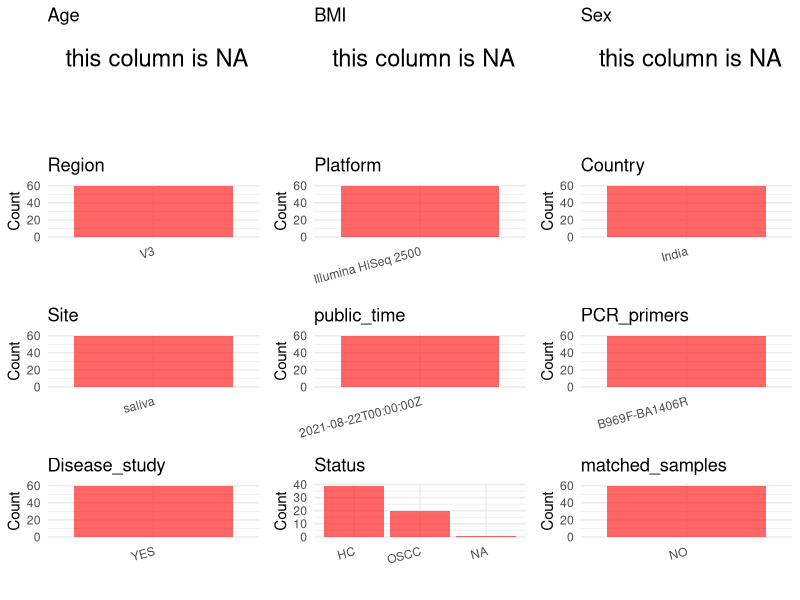

Write R code to recreate this figure. (Note: this script raises an error after producing the figure.)
## ---- chunk 1
library(dplyr)
library(ggplot2)
library(cowplot)

setwd("D:/PRJNA756784")
initial_meta<-read.csv("SraRunTable .csv",header = T)
head(initial_meta)
## ---- chunk 2
metadata <- data.frame(
  BioProject = initial_meta$BioProject,
  Run = initial_meta$Run,
  sample_name = initial_meta$Sample.Name,
  Platform=initial_meta$Instrument,
  Country = initial_meta$geo_loc_name_country,
  
  public_time = initial_meta$ReleaseDate,
  stringsAsFactors = FALSE
)
## ---- chunk 3
metadata$Age <- NA_character_
metadata$BMI <- NA_character_
metadata$Sex <- NA_character_

metadata$Site<- "saliva"
metadata$PCR_primers <- "B969F-BA1406R"
metadata$Region<- "V3"
metadata$title <- "Comparative and analytical characterization of the oral bacteriome of smokeless tobacco users with oral squamous cell carcinoma"
metadata$Disease_study <- "YES"
metadata<-metadata%>%
  mutate(Status=case_when(grepl("CP",sample_name)~"OSCC",grepl("HTC",sample_name)~"HC",grepl("HI",sample_name)~"HC"))
metadata$matched_samples<- "NO"
## ---- chunk 4
print(paste("Number of unique runs:", length(unique(metadata$Run))))
print(paste("Number of unique sample names:", length(unique(metadata$sample_name))))
## ---- chunk 5
# Select columns for visualization
plot_data <- metadata %>%
  select(-BioProject, -Run, -sample_name, -title)

# Function to create simple plots for each column
create_simple_plots <- function(data) {
  plots <- list()
  
  for (col in colnames(data)) {
    # Check if the column is all NA
    if (all(is.na(data[[col]]))) {
      # Create an empty plot with text indicating all NA
      p <- ggplot() +
        annotate("text", x = 0.5, y = 0.5, label = "this column is NA", size = 6) +
        labs(title = col) +
        theme_void()
    } else if (is.numeric(data[[col]])) {
      # Numeric variable: histogram
      p <- ggplot(data, aes(x = .data[[col]])) +
        geom_histogram(fill = "blue", alpha = 0.6, bins = 20, na.rm = TRUE) +
        labs(title = col) +
        theme_minimal()
    } else {
      # Categorical variable: bar plot (remove NA values)
      count_data <- as.data.frame(table(data[[col]], useNA = "ifany"))
      p <- ggplot(count_data, aes(x = reorder(Var1, -Freq), y = Freq)) +
        geom_col(fill = "red", alpha = 0.6) +
        labs(title = col, x = NULL, y = "Count") +
        theme_minimal() +
        theme(axis.text.x = element_text(angle = 15, hjust = 1))
    }
    plots[[col]] <- p
  }
  
  return(plots)
}

# Generate and arrange plots
plots <- create_simple_plots(plot_data)
p<-plot_grid(plots$Age, 
          plots$BMI, 
          plots$Sex, 
          plots$Region, 
          plots$Platform, 
          plots$Country, 
          plots$Site,
          plots$public_time, 
          plots$PCR_primers,
          plots$Disease_study,
          plots$Status,
          plots$matched_samples,# add 
          ncol = 3, align = "hv", axis = "lb")
ggsave("Metadata_Summary.png", plot = p, width = 8, height = 6, dpi = 150)
## ---- chunk 6
knitr::include_graphics("Metadata_Summary.png")
## ---- chunk 7
# Reorder columns to match the desired format
metadata <- metadata[, c(
  "BioProject", "Run", "sample_name", "Age", "BMI", "Sex", 
  "Region", "Platform", "Country", "Site", "public_time", 
  "PCR_primers", "title", "Disease_study", "Status","matched_samples"
)]

# Export the uniform metadata to a CSV file
write.csv(metadata, file = "metadata.csv", quote = FALSE)
head(metadata)
